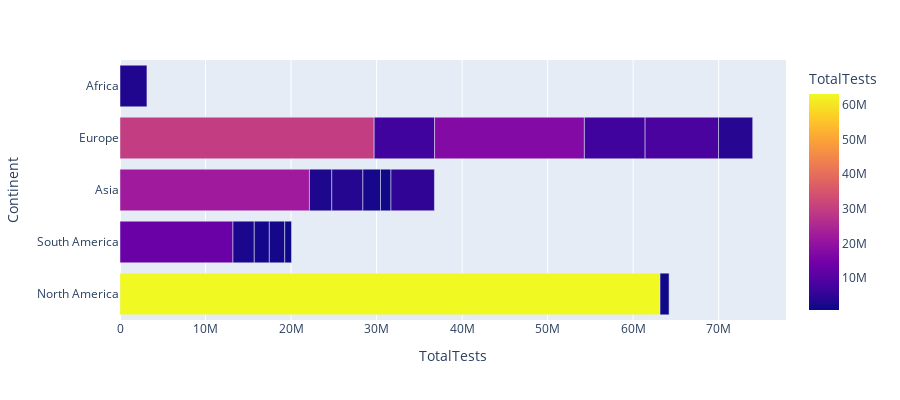

Notebook cell for this chart:
### Code cell
ex.bar(covid.head(20),x='TotalTests',y='Continent',color='TotalTests',height=400,hover_data=['Country/Region','Continent'])

### Figure 1 — Plotly figure (JSON) as saved in the notebook; plotly's stock layout.template omitted (floating-point values rounded to 4 significant figures)
{"data": [{"alignmentgroup": "True", "customdata": [["USA", "North America"], ["Brazil", "South America"], ["India", "Asia"], ["Russia", "Europe"], ["South Africa", "Africa"], ["Mexico", "North America"], ["Peru", "South America"], ["Chile", "South America"], ["Colombia", "South America"], ["Spain", "Europe"], ["Iran", "Asia"], ["UK", "Europe"], ["Saudi Arabia", "Asia"], ["Pakistan", "Asia"], ["Bangladesh", "Asia"], ["Italy", "Europe"], ["Turkey", "Asia"], ["Argentina", "South America"], ["Germany", "Europe"], ["France", "Europe"]], "hovertemplate": "TotalTests=%{marker.color}<br>Continent=%{customdata[1]}<br>Country/Region=%{customdata[0]}<extra></extra>", "legendgroup": "", "marker": {"color": [63139605, 13206188, 22149351, 29716907, 3149807, 1056915, 2493429, 1760615, 1801835, 7064329, 2612763, 17515234, 3635705, 2058872, 1225124, 7099713, 5081802, 794544, 8586648, 3992206], "coloraxis": "coloraxis"}, "name": "", "offsetgroup": "", "orientation": "h", "showlegend": false, "textposition": "auto", "type": "bar", "x": [63139605, 13206188, 22149351, 29716907, 3149807, 1056915, 2493429, 1760615, 1801835, 7064329, 2612763, 17515234, 3635705, 2058872, 1225124, 7099713, 5081802, 794544, 8586648, 3992206], "xaxis": "x", "y": ["North America", "South America", "Asia", "Europe", "Africa", "North America", "South America", "South America", "South America", "Europe", "Asia", "Europe", "Asia", "Asia", "Asia", "Europe", "Asia", "South America", "Europe", "Europe"], "yaxis": "y"}], "layout": {"barmode": "relative", "coloraxis": {"colorbar": {"title": {"text": "TotalTests"}}, "colorscale": [[0, "#0d0887"], [0.1111, "#46039f"], [0.2222, "#7201a8"], [0.3333, "#9c179e"], [0.4444, "#bd3786"], [0.5556, "#d8576b"], [0.6667, "#ed7953"], [0.7778, "#fb9f3a"], [0.8889, "#fdca26"], [1, "#f0f921"]]}, "height": 400, "legend": {"tracegroupgap": 0}, "margin": {"t": 60}, "xaxis": {"anchor": "y", "domain": [0, 1], "title": {"text": "TotalTests"}}, "yaxis": {"anchor": "x", "domain": [0, 1], "title": {"text": "Continent"}}}}
